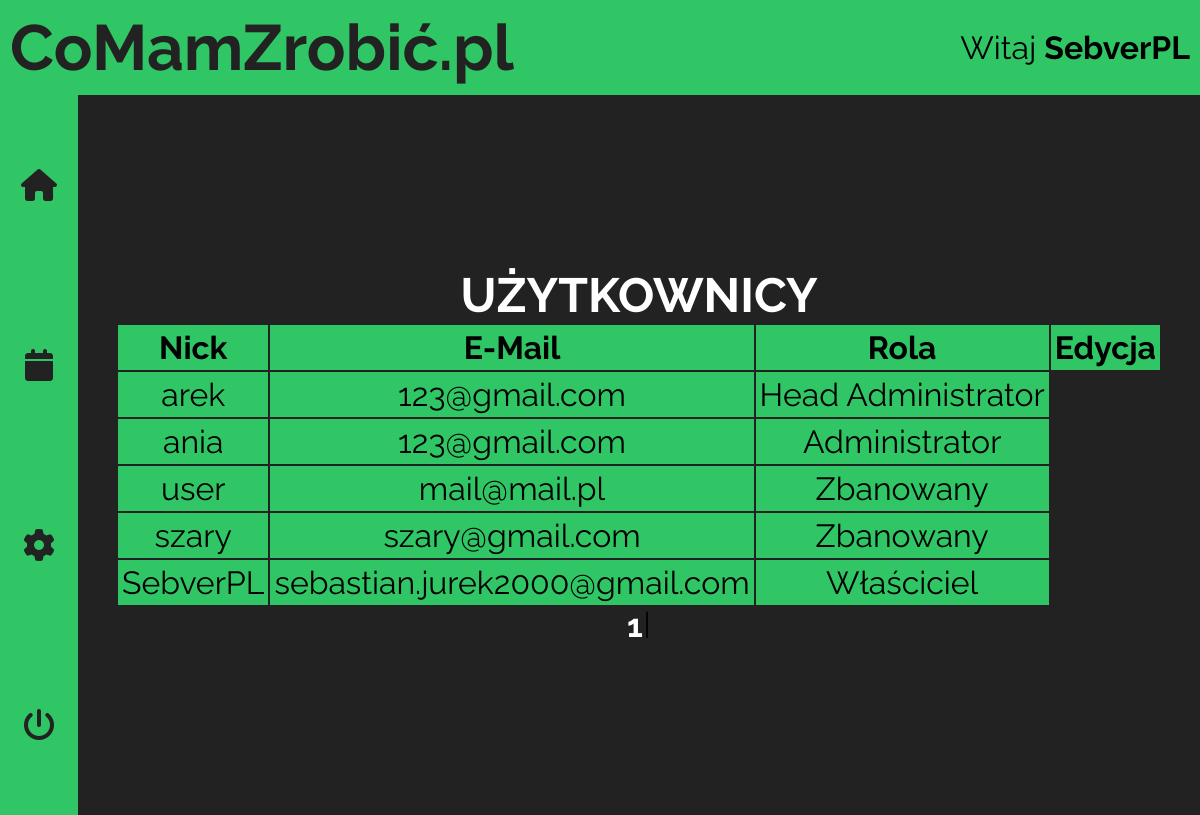
Page /users.php?page=1 (signed in) on the committed database.
### tables this page shows
CREATE TABLE IF NOT EXISTS `users` (
  `ID` int(10) UNSIGNED NOT NULL AUTO_INCREMENT,
  `username` varchar(100) NOT NULL,
  `password` varchar(255) NOT NULL,
  `email` varchar(1000) NOT NULL,
  `roleID` int(10) UNSIGNED NOT NULL DEFAULT 3,
  `data` timestamp NOT NULL DEFAULT current_timestamp() ON UPDATE current_timestamp(),
  PRIMARY KEY (`ID`),
  KEY `roleID` (`roleID`)
);

### users.php (the view, shortened to what this page needs)
<!DOCTYPE html>
<html lang="pl-PL">
<head>
  <link rel="stylesheet" href="https://cdnjs.cloudflare.com/ajax/libs/font-awesome/6.1.1/css/all.min.css"
 />
  <link rel="stylesheet" href="src/css/styles.css">
</head>
<body>
  <div class="container">
    <?php
    include_once("panelHeader.php");
    ?>
    <main class="main-section">
      <?php
      include_once("panelNavigation.php");
      ?>
      <section class="panel-section">
        <h2 class="panel-heading2">Użytkownicy</h2>
        <aside class="table">
          <?php
          function t1($val, $min, $max)
          {
            return ($val >= $min && $val <= $max);
          }
          require_once('connect.php');
          $usersCountQuery = $conn->query("SELECT COUNT(ID) as cnt FROM users");
          $userCount = $usersCountQuery->fetch_object()->cnt;
          $limit = 10;
          $currentPage = isset($_GET['page']) ? intval($_GET['page'] - 1) : 1;
          $from = $currentPage * $limit;
          $allPages = ceil($userCount / $limit);
          $usersQuery = "SELECT u.ID, u.username, u.email, r.roleName, u.roleId FROM users u, roles r WHERE u.roleId = r.id ORDER BY u.ID LIMIT {$from}, {$limit}";
          $result = $conn->query($usersQuery);
          if ($result->num_rows > 0) {
            echo '<table class="tables">';
            echo <<<HEAD
              <tr>
                <th>Nick</th>
                <th>E-Mail</th>
                <th>Rola</th>
                <th>Edycja</th>
              </tr>
            HEAD;
            while ($row = $result->fetch_object()) {
              echo <<<TABLE
              <tr>
                <td>$row->username</td>
                <td>$row->email</td>
              TABLE;
              $roleId = $row->roleId;
              switch ($roleId) {
                case 1:
                  echo <<<TABLE
                      <td>Head Administrator</td>
                    TABLE;
                  break;
                case 2:
                  echo <<<TABLE
                      <td>Administrator</td>
                    TABLE;
                  break;
                case 4:
                  echo <<<TABLE
                      <td>Właściciel</td>
                    TABLE;
                  break;
                case 6:
                  echo <<<TABLE
                      <td>Zbanowany</td>
                    TABLE;
                  break;
              }
              echo '</tr>';
            }
            echo '</table>';
            echo '<section class="pages-section">';
            for ($i = 1; $i <= $allPages; $i++) {
              $active = ($i == ($currentPage + 1)) ? 'active' : '';
              if (t1($i, ($currentPage - 3), ($currentPage + 5))) {
                echo <<<END
                <a class="pages-links {$active}" href="users.php?page={$i}">{$i}</a><i class="space">|</i>
              END;
              }
            }
            echo '</section>';
          } else {
            echo <<<ERROR
              <p class="paragraph error">Brak użytkowników!</p>
            ERROR;
          }
          ?>
        </aside>
      </section>
    </main>
  </div>
</body>
</html>

### src/css/styles.css (style rules this page uses)
* { margin: 0; padding: 0; -webkit-box-sizing: border-box; box-sizing: border-box; }
div.container { max-width: 1920px; margin: 0 auto; overflow: hidden; font-family: "Raleway", "Arial", sans-serif; font-size: 10px; }
a.pages-links { color: #fff; font-size: 2rem; text-decoration: none; -webkit-transition: color 0.2s linear; transition: color 0.2s linear; }
a.pages-links.active { font-weight: 700; }
.space { font-size: 1.8rem; }
h2.panel-heading2 { font-size: 3rem; color: #fff; text-transform: uppercase; }
main.main-section { display: -webkit-box; display: -ms-flexbox; display: flex; -webkit-box-orient: horizontal; -webkit-box-direction: normal; -ms-flex-direction: row; flex-direction: row; }
main.main-section section.panel-section { display: -webkit-box; display: -ms-flexbox; display: flex; -webkit-box-orient: vertical; -webkit-box-direction: normal; -ms-flex-direction: column; flex-direction: column; -webkit-box-pack: center; -ms-flex-pack: center; justify-content: center; -webkit-box-align: center; -ms-flex-align: center; align-items: center; -webkit-box-flex: 2; -ms-flex-positive: 2; flex-grow: 2; background-color: #222; }
section.pages-section { display: -webkit-box; display: -ms-flexbox; display: flex; -webkit-box-orient: horizontal; -webkit-box-direction: normal; -ms-flex-direction: row; flex-direction: row; -webkit-box-pack: center; -ms-flex-pack: center; justify-content: center; }
table.tables { font-size: 2rem; border-collapse: collapse; }
table.tables td, table.tables th { -webkit-box-sizing: content-box; box-sizing: content-box; border: 2px solid #222; padding: 4px; text-align: center; }
table.tables tr { background-color: #30c665; }

### rows in the picture
users: username "arek", email "123@gmail.com", shows "Head Administrator"
users: username "ania", email "123@gmail.com", shows "Administrator"
users: username "user", email "mail@mail.pl", shows "Zbanowany"
users: username "szary", email "szary@gmail.com", shows "Zbanowany"
users: username "SebverPL", email "sebastian.jurek2000@gmail.com", shows "Właściciel"

### other values in the picture
$_SESSION['nick'] "SebverPL"
